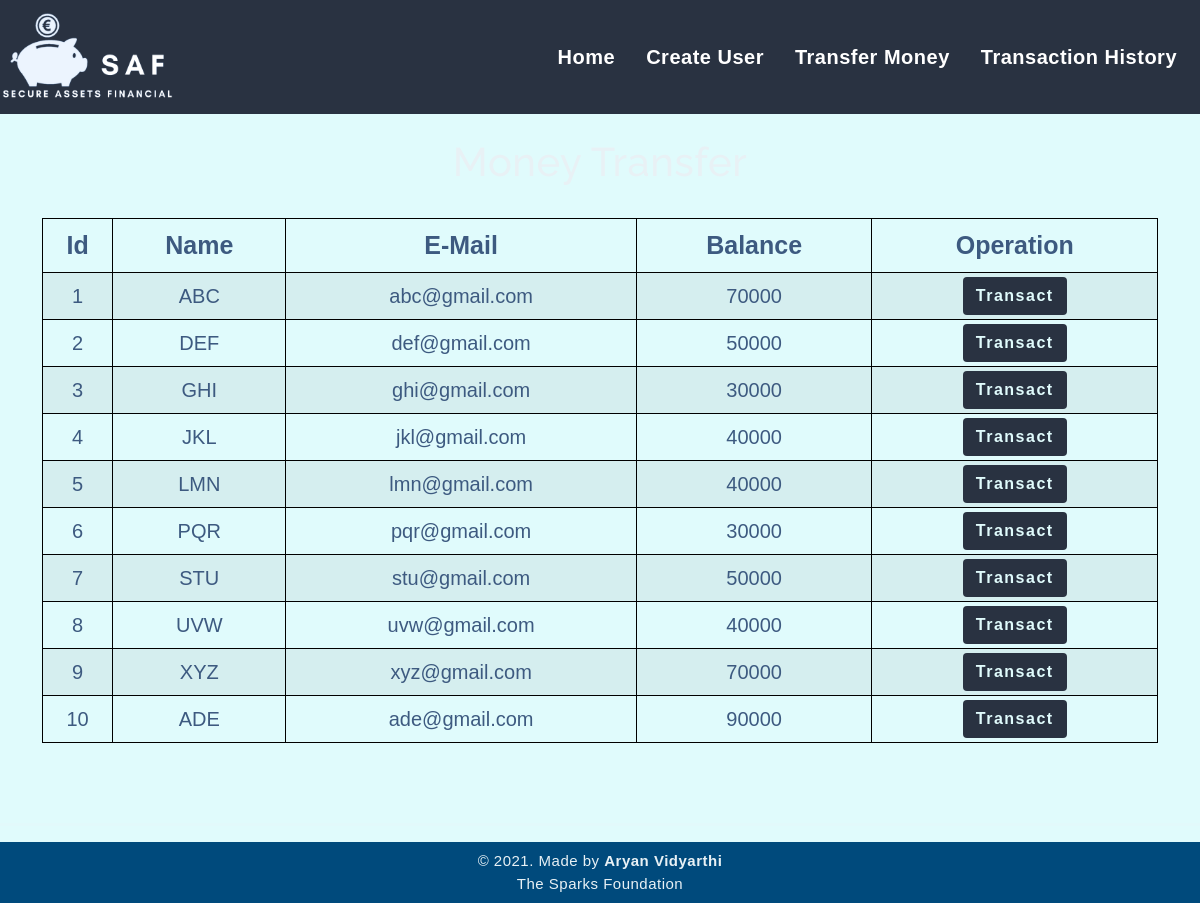
The app's page /transfermoney.php with its own data.
### tables this page shows
CREATE TABLE `users` (
  `id` int(3) NOT NULL,
  `name` text NOT NULL,
  `email` varchar(30) NOT NULL,
  `balance` int(8) NOT NULL
);

### transfermoney.php (the view, shortened to what this page needs)
<!DOCTYPE html>
<html lang="en">
<head>
    <link href="https://cdn.jsdelivr.net/npm/bootstrap@5.0.2/dist/css/bootstrap.min.css" rel="stylesheet">
    <link rel="stylesheet" type="text/css" href="css/style.css">
    <link rel="stylesheet" type="text/css" href="css/navbar.css">
</head>
<body>
<?php
    include 'config.php';
    $sql = "SELECT * FROM users";
    $result = mysqli_query($conn,$sql);
?>
<?php
  include 'navbar.php';
?>
<div class="container">
        <h2 class="text-center pt-4" style="color : #E8F1F5; font-size:40px;">Money Transfer</h2>
        <br>
            <div class="row">
                <div class="col">
                    <div class="table-responsive-sm">
                    <table class="table table-hover table-sm table-striped table-condensed table-bordered" style="border-color:black;">
                        <thead >
                            <tr>
                            <th scope="col" class="text-center py-2" >Id</th>
                            <th scope="col" class="text-center py-2" >Name</th>
                            <th scope="col" class="text-center py-2" >E-Mail</th>
                            <th scope="col" class="text-center py-2" >Balance</th>
                            <th scope="col" class="text-center py-2" >Operation</th>
                            </tr>
                        </thead>
                        <tbody>
                <?php
                    while($rows=mysqli_fetch_assoc($result)){
                ?>
                    <tr >
                        <td class="py-2" align="center" ><?php echo $rows['id'] ?></td>
                        <td class="py-2" align="center" ><?php echo $rows['name']?></td>
                        <td class="py-2" align="center" ><?php echo $rows['email']?></td>
                        <td class="py-2" align="center" ><?php echo $rows['balance']?></td>
                        <td align="center">
                            <a href="selecteduserdetail.php?id= <?php echo $rows['id'] ;?>">
                                <button type="button" class="btn" >
                                    <strong>Transact</strong>
                                </button>
                            </a>
                        </td>
                    </tr>
                <?php
                    }
                ?>
                        </tbody>
                    </table>
                    </div>
                </div>
            </div>
         </div>
         <br>
<br>
         <hr style="height:3px; color:#E8F1F5; background-color:#E8F1F5;">
         <footer class="text-center py-2" style="background-color: #004A7C; color:#E8F1F5;">
            <p>&copy 2021. Made by <b>Aryan Vidyarthi</b> <br>The Sparks Foundation</p>
        </footer>
</body>
</html>

### navbar.php (shortened to what this page needs)
<section class="nav_sect">
<nav class="navbar navbar-expand-md">
      <a class="navbar-brand" href="index.php">
        <img src="img/Hiii.png" width="175px" class="saflogo">
      </a>
      <div class="collapse navbar-collapse" id="collapsibleNavbar">
            <ul class="navbar-nav ms-auto">
              <li class="nav-item">
                <a class="nav-link" href="index.php"><b>Home</b></a>
              </li>
              <li class="nav-item">
                <a class="nav-link" href="createuser.php"><b>Create User</b></a>
              </li>
              <li class="nav-item">
                <a class="nav-link" href="transfermoney.php"><b>Transfer Money</b></a>
              </li>
              <li class="nav-item">
                <a class="nav-link" href="transactionhistory.php"><b>Transaction History</b></a>
              </li>
          </div>
       </nav>
</section>

### css/style.css (style rules this page uses)
* { padding: 0; margin: 0; box-sizing: border-box; font-family: sans-serif; }
button { border:none; border-radius: 8px; padding: 10px; background:#293241; color:white; letter-spacing: 1.5px; font-size: 15px; transition: 0.5s; }
footer { color:#586776; background-color:#EAF0F1; letter-spacing: 0.5px; }
footer p { margin: 0; font-size: 15px; }
.btn { background-color : #293241 ; color: #E0FBFC; text-align: center; }
th { font-size:25px; }
tr { font-size: 20px; }
thead, tr, td { color : #3d5a80; }
body { background-color : #E0FBFC; }

### css/navbar.css (style rules this page uses)
.nav-link { margin-right: 15px; color: #FFFFFF; letter-spacing: 0.5px; transition: 0.5s; font-size:20px; }
.navbar-brand { color : #3d5a80; letter-spacing: 0.5px; }
h2 { color: #4C4B4B; letter-spacing: 0.5px; font-family: raleway; }
.nav-item { display: flex; align-items: right; text-align: right; position: relative; }
nav { background-color: #293241; }

### transfermoney.php (style rules this page uses)
button { transition: 1.5s; }

### records on screen
users: id "1", name "ABC", email "abc@gmail.com", balance "70000"
users: id "2", name "DEF", email "def@gmail.com", balance "50000"
users: id "3", name "GHI", email "ghi@gmail.com", balance "30000"
users: id "4", name "JKL", email "jkl@gmail.com", balance "40000"
users: id "5", name "LMN", email "lmn@gmail.com", balance "40000"
users: id "6", name "PQR", email "pqr@gmail.com", balance "30000"
users: id "7", name "STU", email "stu@gmail.com", balance "50000"
users: id "8", name "UVW", email "uvw@gmail.com", balance "40000"
users: id "9", name "XYZ", email "xyz@gmail.com", balance "70000"
users: id "10", name "ADE", email "ade@gmail.com", balance "90000"
